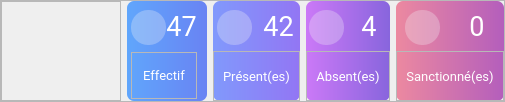
               <widget class="QFrame" name="Section2Pointage">
                <property name="styleSheet">
                 <string notr="true">QFrame#frameAuj{
	border-radius:7px;
	background-color: qlineargradient(spread:pad, x1:0, y1:0, x2:1, y2:0, stop:0 rgba(96, 166, 252, 255), stop:1 rgba(105, 131, 243, 255));
}

QFrame#framePre{
border-radius:7px;
	background-color: qlineargradient(spread:pad, x1:0, y1:0, x2:1, y2:0, stop:0 rgba(129, 153, 252, 255), stop:1 rgba(146, 118, 244, 255));
}

QFrame#frameAbs{
border-radius:7px;
	background-color: qlineargradient(spread:pad, x1:0, y1:0, x2:1, y2:0, stop:0 rgba(203, 121, 247, 255), stop:1 rgba(136, 101, 221, 255));
}


QFrame#frameSanc{
border-radius:7px;
	background-color: qlineargradient(spread:pad, x1:0, y1:0, x2:1, y2:0, stop:0 rgba(236, 137, 160, 255), stop:1 rgba(180, 94, 188, 255));
}</string>
                </property>
                <property name="frameShape">
                 <enum>QFrame::StyledPanel</enum>
                </property>
                <property name="frameShadow">
                 <enum>QFrame::Raised</enum>
                </property>
                <layout class="QHBoxLayout" name="horizontalLayout_6">
                 <property name="leftMargin">
                  <number>0</number>
                 </property>
                 <property name="topMargin">
                  <number>0</number>
                 </property>
                 <property name="rightMargin">
                  <number>0</number>
                 </property>
                 <property name="bottomMargin">
                  <number>0</number>
                 </property>
                 <item>
                  <widget class="QFrame" name="PointageBox">
                   <property name="styleSheet">
                    <string notr="true"/>
                   </property>
                   <property name="frameShape">
                    <enum>QFrame::StyledPanel</enum>
                   </property>
                   <property name="frameShadow">
                    <enum>QFrame::Raised</enum>
                   </property>
                   <layout class="QVBoxLayout" name="verticalLayout_4">
                    <item alignment="Qt::AlignHCenter">
                     <widget class="QPushButton" name="PointageBtn">
                      <property name="minimumSize">
                       <size>
                        <width>100</width>
                        <height>80</height>
                       </size>
                      </property>
                      <property name="maximumSize">
                       <size>
                        <width>100</width>
                        <height>93</height>
                       </size>
                      </property>
                      <property name="styleSheet">
                       <string notr="true">border:none;
border-image: url(:/Ressource/Images/webcam.png);</string>
                      </property>
                      <property name="text">
                       <string/>
                      </property>
                     </widget>
                    </item>
                   </layout>
                  </widget>
                 </item>
                 <item>
                  <widget class="QFrame" name="frameAuj">
                   <property name="styleSheet">
                    <string notr="true"/>
                   </property>
                   <property name="frameShape">
                    <enum>QFrame::StyledPanel</enum>
                   </property>
                   <property name="frameShadow">
                    <enum>QFrame::Raised</enum>
                   </property>
                   <layout class="QVBoxLayout" name="verticalLayout_5">
                    <property name="spacing">
                     <number>2</number>
                    </property>
                    <property name="leftMargin">
                     <number>4</number>
                    </property>
                    <property name="topMargin">
                     <number>2</number>
                    </property>
                    <property name="rightMargin">
                     <number>10</number>
                    </property>
                    <property name="bottomMargin">
                     <number>2</number>
                    </property>
                    <item>
                     <widget class="QFrame" name="frame_5">
                      <property name="frameShape">
                       <enum>QFrame::NoFrame</enum>
                      </property>
                      <property name="frameShadow">
                       <enum>QFrame::Raised</enum>
                      </property>
                      <layout class="QHBoxLayout" name="horizontalLayout_10">
                       <property name="spacing">
                        <number>0</number>
                       </property>
                       <property name="leftMargin">
                        <number>0</number>
                       </property>
                       <property name="topMargin">
                        <number>0</number>
                       </property>
                       <property name="rightMargin">
                        <number>0</number>
                       </property>
                       <property name="bottomMargin">
                        <number>0</number>
                       </property>
                       <item alignment="Qt::AlignHCenter">
                        <widget class="QPushButton" name="pushButton_2">
                         <property name="minimumSize">
                          <size>
                           <width>35</width>
                           <height>35</height>
                          </size>
                         </property>
                         <property name="maximumSize">
                          <size>
                           <width>35</width>
                           <height>32</height>
                          </size>
                         </property>
                         <property name="styleSheet">
                          <string notr="true">border-radius:17px;
background-color: rgba(240, 242, 245,0.3);
</string>
                         </property>
                         <property name="text">
                          <string/>
                         </property>
                         <property name="icon">
                          <iconset resource="img.qrc">
                           <normaloff>:/BlancIcone/Images/BlancIcon/users.svg</normaloff>:/BlancIcone/Images/BlancIcon/users.svg</iconset>
                         </property>
                         <property name="iconSize">
                          <size>
                           <width>22</width>
                           <height>22</height>
                          </size>
                         </property>
                        </widget>
                       </item>
                       <item alignment="Qt::AlignHCenter">
                        <widget class="QLabel" name="labelTotalPersonnal">
                         <property name="maximumSize">
                          <size>
                           <width>50</width>
                           <height>16777215</height>
                          </size>
                         </property>
                         <property name="font">
                          <font>
                           <family>Roboto</family>
                           <pointsize>20</pointsize>
                           <weight>50</weight>
                           <bold>false</bold>
                          </font>
                         </property>
                         <property name="styleSheet">
                          <string notr="true">color: rgb(255, 255, 255);</string>
                         </property>
                         <property name="text">
                          <string>47</string>
                         </property>
                         <property name="alignment">
                          <set>Qt::AlignCenter</set>
                         </property>
                        </widget>
                       </item>
                      </layout>
                     </widget>
                    </item>
                    <item>
                     <widget class="QFrame" name="frame_8">
                      <property name="frameShape">
                       <enum>QFrame::StyledPanel</enum>
                      </property>
                      <property name="frameShadow">
                       <enum>QFrame::Raised</enum>
                      </property>
                      <layout class="QVBoxLayout" name="verticalLayout_6">
                       <item>
                        <widget class="QLabel" name="label_11">
                         <property name="font">
                          <font>
                           <family>Roboto</family>
                           <pointsize>10</pointsize>
                          </font>
                         </property>
                         <property name="styleSheet">
                          <string notr="true">color: rgb(255, 255, 255);</string>
                         </property>
                         <property name="text">
                          <string>Effectif</string>
                         </property>
                         <property name="alignment">
                          <set>Qt::AlignCenter</set>
                         </property>
                        </widget>
                       </item>
                      </layout>
                     </widget>
                    </item>
                   </layout>
                  </widget>
                 </item>
                 <item>
                  <widget class="QFrame" name="framePre">
                   <property name="styleSheet">
                    <string notr="true"/>
                   </property>
                   <property name="frameShape">
                    <enum>QFrame::StyledPanel</enum>
                   </property>
                   <property name="frameShadow">
                    <enum>QFrame::Raised</enum>
                   </property>
                   <layout class="QVBoxLayout" name="verticalLayout_8">
                    <property name="spacing">
                     <number>0</number>
                    </property>
                    <property name="leftMargin">
                     <number>0</number>
                    </property>
                    <property name="topMargin">
                     <number>0</number>
                    </property>
                    <property name="rightMargin">
                     <number>0</number>
                    </property>
                    <property name="bottomMargin">
                     <number>0</number>
                    </property>
                    <item>
                     <widget class="QFrame" name="frame_10">
                      <property name="frameShape">
                       <enum>QFrame::NoFrame</enum>
                      </property>
                      <property name="frameShadow">
                       <enum>QFrame::Raised</enum>
                      </property>
                      <layout class="QHBoxLayout" name="horizontalLayout_11">
                       <property name="spacing">
                        <number>0</number>
                       </property>
                       <property name="leftMargin">
                        <number>0</number>
                       </property>
                       <property name="topMargin">
                        <number>0</number>
                       </property>
                       <property name="rightMargin">
                        <number>0</number>
                       </property>
                       <property name="bottomMargin">
                        <number>0</number>
                       </property>
                       <item alignment="Qt::AlignHCenter">
                        <widget class="QPushButton" name="pushButton_3">
                         <property name="minimumSize">
                          <size>
                           <width>35</width>
                           <height>35</height>
                          </size>
                         </property>
                         <property name="maximumSize">
                          <size>
                           <width>35</width>
                           <height>32</height>
                          </size>
                         </property>
                         <property name="styleSheet">
                          <string notr="true">border-radius:17px;
background-color: rgba(240, 242, 245,0.3);
</string>
                         </property>
                         <property name="text">
                          <string/>
                         </property>
                         <property name="icon">
                          <iconset resource="img.qrc">
                           <normaloff>:/BlancIcone/Images/BlancIcon/user-check.svg</normaloff>:/BlancIcone/Images/BlancIcon/user-check.svg</iconset>
                         </property>
                         <property name="iconSize">
                          <size>
                           <width>22</width>
                           <height>22</height>
                          </size>
                         </property>
                        </widget>
                       </item>
                       <item alignment="Qt::AlignHCenter">
                        <widget class="QLabel" name="labelTotalPresent">
                         <property name="maximumSize">
                          <size>
                           <width>50</width>
                           <height>16777215</height>
                          </size>
                         </property>
                         <property name="font">
                          <font>
                           <family>Roboto</family>
                           <pointsize>20</pointsize>
                           <weight>50</weight>
                           <bold>false</bold>
                          </font>
                         </property>
                         <property name="styleSheet">
                          <string notr="true">color: rgb(255, 255, 255);</string>
                         </property>
                         <property name="text">
                          <string>42</string>
                         </property>
                         <property name="alignment">
                          <set>Qt::AlignCenter</set>
                         </property>
                        </widget>
                       </item>
                      </layout>
                     </widget>
                    </item>
                    <item>
                     <widget class="QFrame" name="frame_9">
                      <property name="frameShape">
                       <enum>QFrame::StyledPanel</enum>
                      </property>
                      <property name="frameShadow">
                       <enum>QFrame::Raised</enum>
                      </property>
                      <layout class="QVBoxLayout" name="verticalLayout_7">
                       <item>
                        <widget class="QLabel" name="label_12">
                         <property name="font">
                          <font>
                           <family>Roboto</family>
                           <pointsize>10</pointsize>
                          </font>
                         </property>
                         <property name="styleSheet">
                          <string notr="true">color: rgb(255, 255, 255);</string>
                         </property>
                         <property name="text">
                          <string>Présent(es)</string>
                         </property>
                         <property name="alignment">
                          <set>Qt::AlignCenter</set>
                         </property>
                        </widget>
                       </item>
                      </layout>
                     </widget>
                    </item>
                   </layout>
                  </widget>
                 </item>
                 <item>
                  <widget class="QFrame" name="frameAbs">
                   <property name="styleSheet">
                    <string notr="true"/>
                   </property>
                   <property name="frameShape">
                    <enum>QFrame::StyledPanel</enum>
                   </property>
                   <property name="frameShadow">
                    <enum>QFrame::Raised</enum>
                   </property>
                   <layout class="QVBoxLayout" name="verticalLayout_10">
                    <property name="spacing">
                     <number>0</number>
                    </property>
                    <property name="leftMargin">
                     <number>0</number>
                    </property>
                    <property name="topMargin">
                     <number>0</number>
                    </property>
                    <property name="rightMargin">
                     <number>0</number>
                    </property>
                    <property name="bottomMargin">
                     <number>0</number>
                    </property>
                    <item>
                     <widget class="QFrame" name="frame_12">
                      <property name="frameShape">
                       <enum>QFrame::NoFrame</enum>
                      </property>
                      <property name="frameShadow">
                       <enum>QFrame::Raised</enum>
                      </property>
                      <layout class="QHBoxLayout" name="horizontalLayout_12">
                       <property name="spacing">
                        <number>0</number>
                       </property>
                       <property name="leftMargin">
                        <number>0</number>
                       </property>
                       <property name="topMargin">
                        <number>0</number>
                       </property>
                       <property name="rightMargin">
                        <number>0</number>
                       </property>
                       <property name="bottomMargin">
                        <number>0</number>
                       </property>
                       <item alignment="Qt::AlignHCenter">
                        <widget class="QPushButton" name="pushButton_4">
                         <property name="minimumSize">
                          <size>
                           <width>35</width>
                           <height>35</height>
                          </size>
                         </property>
                         <property name="maximumSize">
                          <size>
                           <width>35</width>
                           <height>32</height>
                          </size>
                         </property>
                         <property name="styleSheet">
                          <string notr="true">border-radius:17px;
background-color: rgba(240, 242, 245,0.3);
</string>
                         </property>
                         <property name="text">
                          <string/>
                         </property>
                         <property name="icon">
                          <iconset resource="img.qrc">
                           <normaloff>:/BlancIcone/Images/BlancIcon/user-minus.svg</normaloff>:/BlancIcone/Images/BlancIcon/user-minus.svg</iconset>
                         </property>
                         <property name="iconSize">
                          <size>
                           <width>22</width>
                           <height>22</height>
                          </size>
                         </property>
                        </widget>
                       </item>
                       <item alignment="Qt::AlignHCenter">
                        <widget class="QLabel" name="labelTotalAbsent">
                         <property name="maximumSize">
                          <size>
                           <width>50</width>
                           <height>16777215</height>
                          </size>
                         </property>
                         <property name="font">
                          <font>
                           <family>Roboto</family>
                           <pointsize>20</pointsize>
                           <weight>50</weight>
                           <bold>false</bold>
                          </font>
                         </property>
                         <property name="styleSheet">
                          <string notr="true">color: rgb(255, 255, 255);</string>
                         </property>
                         <property name="text">
                          <string>4</string>
                         </property>
                         <property name="alignment">
                          <set>Qt::AlignCenter</set>
                         </property>
                        </widget>
                       </item>
                      </layout>
                     </widget>
                    </item>
                    <item>
                     <widget class="QFrame" name="frame_11">
                      <property name="frameShape">
                       <enum>QFrame::StyledPanel</enum>
                      </property>
                      <property name="frameShadow">
                       <enum>QFrame::Raised</enum>
                      </property>
                      <layout class="QVBoxLayout" name="verticalLayout_9">
                       <item>
                        <widget class="QLabel" name="label_14">
                         <property name="font">
                          <font>
                           <family>Roboto</family>
                           <pointsize>10</pointsize>
                          </font>
                         </property>
                         <property name="styleSheet">
                          <string notr="true">color: rgb(255, 255, 255);</string>
                         </property>
                         <property name="text">
                          <string>Absent(es)</string>
                         </property>
                         <property name="alignment">
                          <set>Qt::AlignCenter</set>
                         </property>
                        </widget>
                       </item>
                      </layout>
                     </widget>
                    </item>
                   </layout>
                  </widget>
                 </item>
                 <item>
                  <widget class="QFrame" name="frameSanc">
                   <property name="styleSheet">
                    <string notr="true"/>
                   </property>
                   <property name="frameShape">
                    <enum>QFrame::StyledPanel</enum>
                   </property>
                   <property name="frameShadow">
                    <enum>QFrame::Raised</enum>
                   </property>
                   <layout class="QVBoxLayout" name="verticalLayout_12">
                    <property name="spacing">
                     <number>0</number>
                    </property>
                    <property name="leftMargin">
                     <number>0</number>
                    </property>
                    <property name="topMargin">
                     <number>0</number>
                    </property>
                    <property name="rightMargin">
                     <number>0</number>
                    </property>
                    <property name="bottomMargin">
                     <number>0</number>
                    </property>
                    <item>
                     <widget class="QFrame" name="frame_13">
                      <property name="frameShape">
                       <enum>QFrame::NoFrame</enum>
                      </property>
                      <property name="frameShadow">
                       <enum>QFrame::Raised</enum>
                      </property>
                      <layout class="QHBoxLayout" name="horizontalLayout_13">
                       <property name="spacing">
                        <number>0</number>
                       </property>
                       <property name="leftMargin">
                        <number>0</number>
                       </property>
                       <property name="topMargin">
                        <number>0</number>
                       </property>
                       <property name="rightMargin">
                        <number>0</number>
                       </property>
                       <property name="bottomMargin">
                        <number>0</number>
                       </property>
                       <item alignment="Qt::AlignHCenter">
                        <widget class="QPushButton" name="pushButton_5">
                         <property name="minimumSize">
                          <size>
                           <width>35</width>
                           <height>35</height>
                          </size>
                         </property>
                         <property name="maximumSize">
                          <size>
                           <width>35</width>
                           <height>32</height>
                          </size>
                         </property>
                         <property name="styleSheet">
                          <string notr="true">border-radius:17px;
background-color: rgba(240, 242, 245,0.3);
</string>
                         </property>
                         <property name="text">
                          <string/>
                         </property>
                         <property name="icon">
                          <iconset resource="img.qrc">
                           <normaloff>:/BlancIcone/Images/BlancIcon/user-x.svg</normaloff>:/BlancIcone/Images/BlancIcon/user-x.svg</iconset>
                         </property>
                         <property name="iconSize">
                          <size>
                           <width>22</width>
                           <height>22</height>
                          </size>
                         </property>
                        </widget>
                       </item>
                       <item alignment="Qt::AlignHCenter">
                        <widget class="QLabel" name="labelTotalSanctionne">
                         <property name="maximumSize">
                          <size>
                           <width>50</width>
                           <height>16777215</height>
                          </size>
                         </property>
                         <property name="font">
                          <font>
                           <family>Roboto</family>
                           <pointsize>20</pointsize>
                           <weight>50</weight>
                           <bold>false</bold>
                          </font>
                         </property>
                         <property name="styleSheet">
                          <string notr="true">color: rgb(255, 255, 255);</string>
                         </property>
                         <property name="text">
                          <string>0</string>
                         </property>
                         <property name="alignment">
                          <set>Qt::AlignCenter</set>
                         </property>
                        </widget>
                       </item>
                      </layout>
                     </widget>
                    </item>
                    <item>
                     <widget class="QFrame" name="frame_16">
                      <property name="frameShape">
                       <enum>QFrame::StyledPanel</enum>
                      </property>
                      <property name="frameShadow">
                       <enum>QFrame::Raised</enum>
                      </property>
                      <layout class="QVBoxLayout" name="verticalLayout_11">
                       <item>
                        <widget class="QLabel" name="label_17">
                         <property name="font">
                          <font>
                           <family>Roboto</family>
                           <pointsize>10</pointsize>
                          </font>
                         </property>
                         <property name="styleSheet">
                          <string notr="true">color: rgb(255, 255, 255);</string>
                         </property>
                         <property name="text">
                          <string>Sanctionné(es)</string>
                         </property>
                         <property name="alignment">
                          <set>Qt::AlignCenter</set>
                         </property>
                        </widget>
                       </item>
                      </layout>
                     </widget>
                    </item>
                   </layout>
                  </widget>
                 </item>
                </layout>
               </widget>
